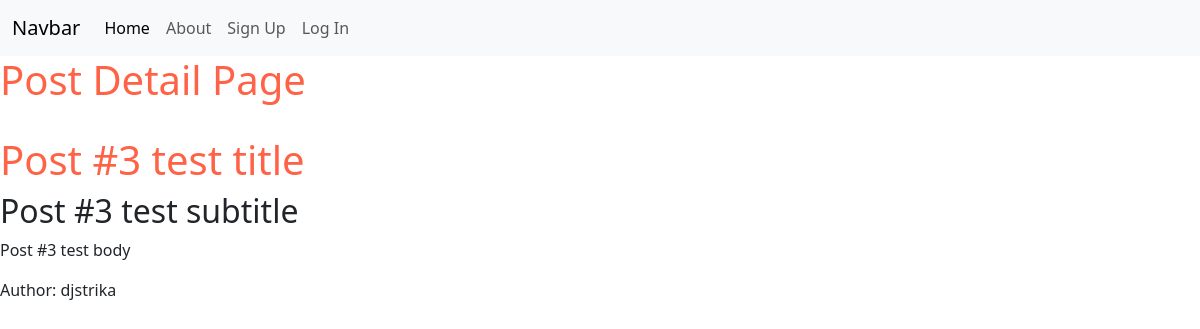
Before: /posts/3/detail/ with the older database file.
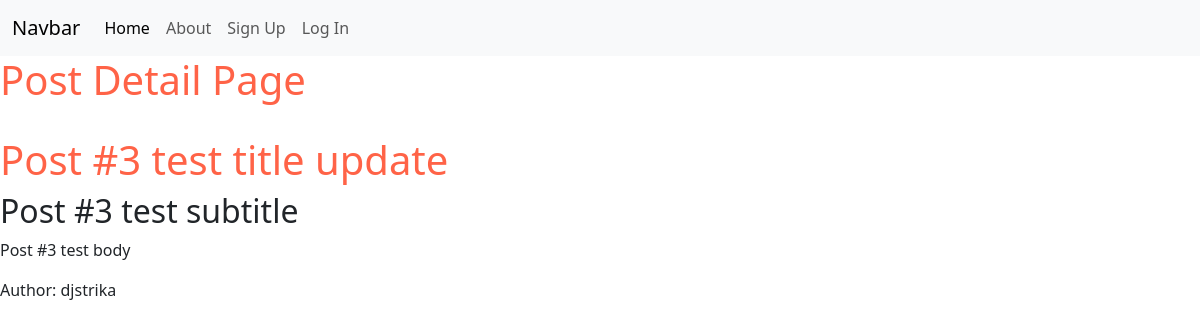
After: the same page with the newer database file.
### posts/models.py (models this page shows, shortened)
class Post(models.Model):
    title = models.CharField(max_length=128)
    subtitle = models.CharField(max_length=256)
    body = models.TextField()
    author = models.ForeignKey(
        get_user_model(),
        on_delete=models.CASCADE
    )
    status = models.ForeignKey(
        Status,
        on_delete=models.CASCADE
    )
    created_on = models.DateTimeField(auto_now_add=True)

### posts/views.py (the view, shortened to what this page needs)
# urls.py: path("<int:pk>/detail/", views.PostDetailView.as_view(), name="post_detail"),
class PostDetailView(DetailView):
    model = Post
    template_name = "posts/post_detail.html"

### templates/posts/post_detail.html (shortened to what this page needs)
{% extends 'base.html' %}
{% block content %}
<h1>Post Detail Page</h1>
<br>
<h1>{{ post.title }}</h1>
<h2>{{ post.subtitle }}</h2>
<p>{{ post.body }}</p>
<p>Author: {{ post.author }}</p>
{% endblock content %}

### templates/base.html (shortened to what this page needs)
{% load static %}
<!DOCTYPE html>
<html lang="en">
<head>
  <link href="https://cdn.jsdelivr.net/npm/bootstrap@5.3.3/dist/css/bootstrap.min.css" rel="stylesheet">
  <link href="{% static 'css/base.css' %}" rel="stylesheet">
</head>
<body>
  <nav class="navbar navbar-expand-lg bg-body-tertiary">
    <div class="container-fluid">
      <a class="navbar-brand" href="{% url 'home' %}">Navbar</a>
      <div class="collapse navbar-collapse" id="navbarNavAltMarkup">
        <div class="navbar-nav">
          <a class="nav-link active" aria-current="page" href="{% url 'home' %}">Home</a>
          <a class="nav-link" href="{% url 'about' %}">About</a>
          {% if user.is_authenticated %}
          <form method="POST" action="{% url 'logout' %}">
            {% csrf_token %}
            <input value='logout' class='nav-link' type="submit">
          </form>
          <a class="nav-link" href="{% url 'new' %}">New Post</a>
          <a class="nav-link" href="{% url 'posts' %}">All Posts</a>
          <a class="nav-link" href="{% url 'archive' %}">Archive</a>
          <a class="nav-link" href="{% url 'drafts' %}">My Drafts</a>
          <a class="nav-link" href="{% url 'password_change' %}">Change Password</a>
          {% else %}
          <a class="nav-link" href="{% url 'signup' %}">Sign Up</a>
          <a class='nav-link' href="{% url 'login' %}">Log In</a>
          {% endif %}
        </div>
      </div>
    </div>
  </nav>
  {% block content %}{% endblock content %}
</body>
</html>

### static/css/base.css (style rules this page uses)
h1 { color: tomato; }

Changed rows visible on the page:
changed Post "Post #3 test subtitle": title "Post #3 test title" → "Post #3 test title update"
